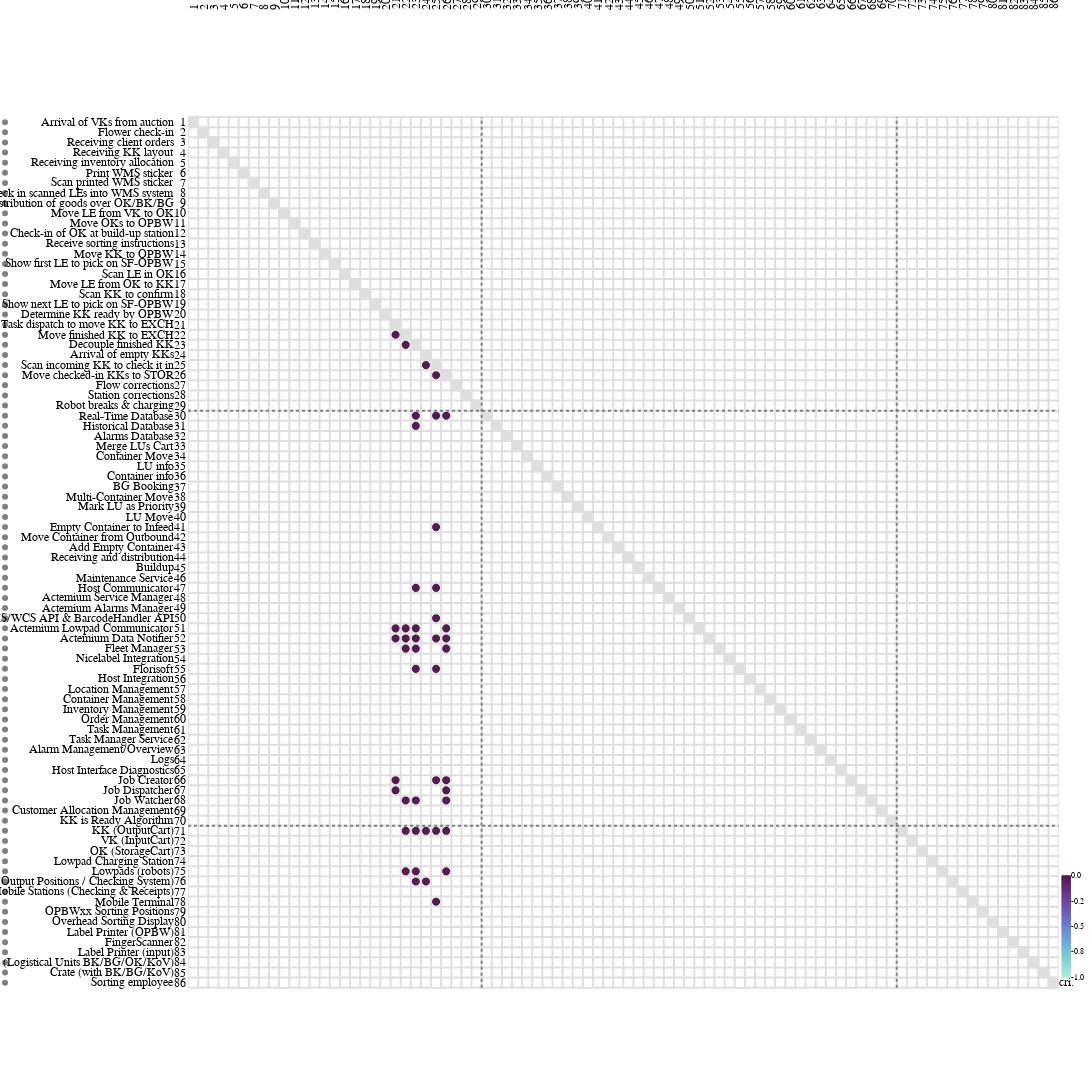

The cell this chart's notebook holds for it:
### Markdown cell above
## MDM with Criticality

### Code cell
from ragraph.analysis import heuristics

# Importing the required method.
from ragraph.io.csv import from_csv

# Converting csv files into a graph object.
g = from_csv(
    nodes_path="nodes.csv",
    edges_path="edges.csv",
    csv_delimiter=";",
    iter_delimiter=",",  # Separates list elements within a cell.
    edge_weights=["criticality"]
)

hardware = [n for n in g.get_nodes_by_kind("hardware")]
software = [n for n in g.get_nodes_by_kind("software")]
process = [n for n in g.get_nodes_by_kind("process")]

dsm = ragraph.plot.mdm(
    leafs = process + software + hardware,
    edges = g.edges,
    style= ragraph.plot.Style(
        piemap=dict(
            display="weights",
            mode= "relative",
            fields=["criticality"]
        ),
    )
)

# Clustering the graph.
roots = heuristics.markov_gamma(
    graph=g,
    alpha=2,    # Expansion parameter.
    beta=2.0,   # Inflation parameter.
    mu=2.0,     # Evaporation parameter.
    gamma=2.0,   # Bus detection parameter.
    inplace=True
)

dsm
